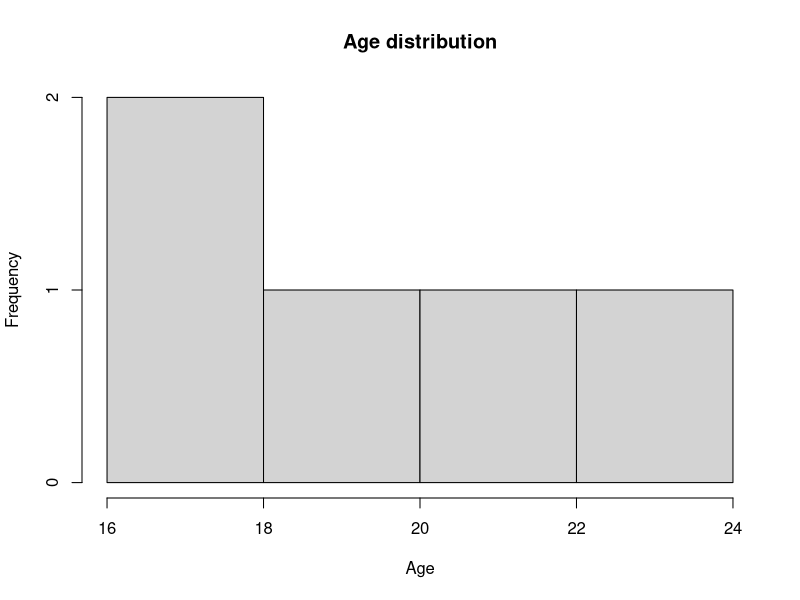
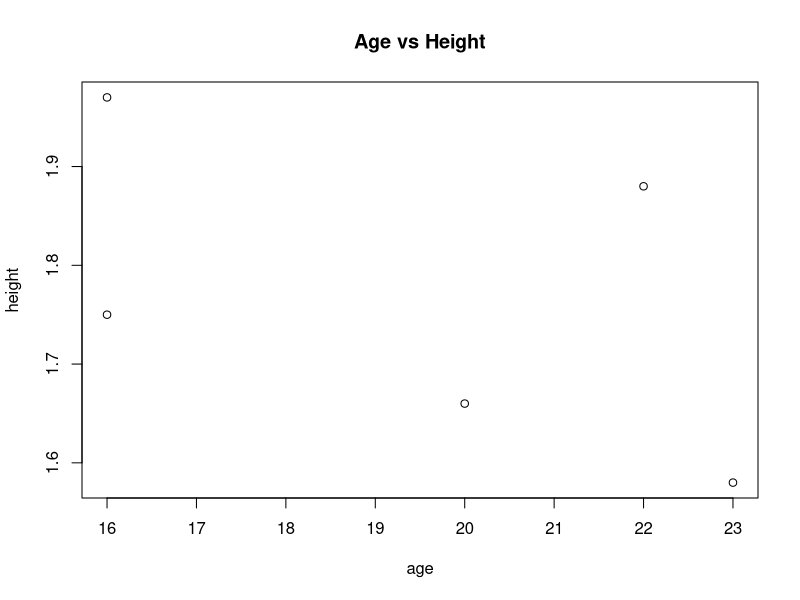
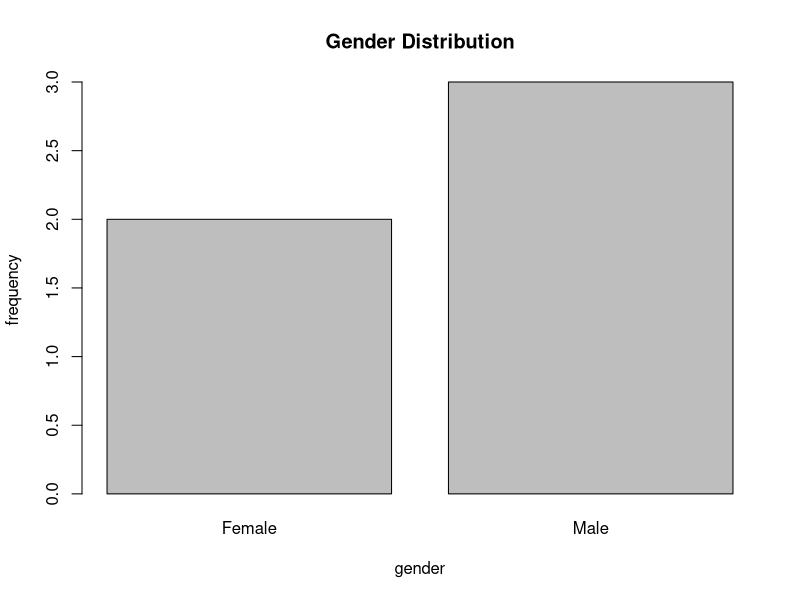
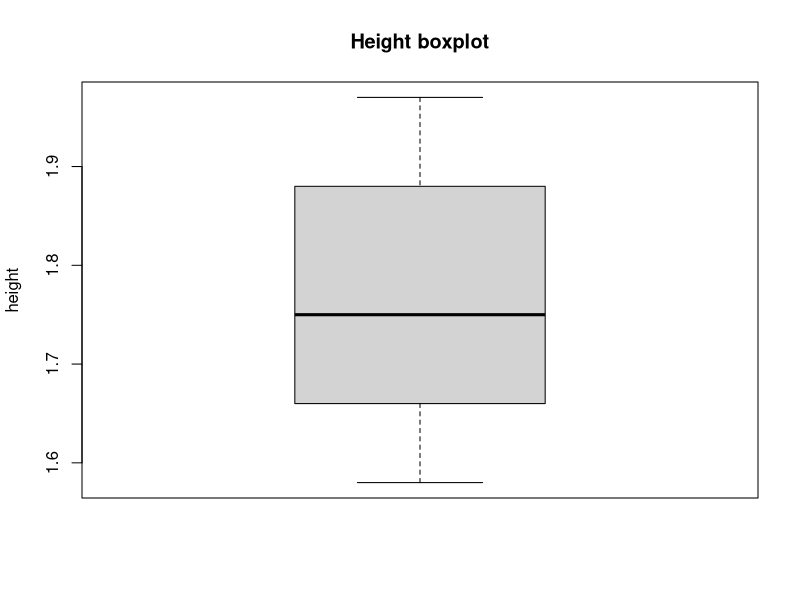
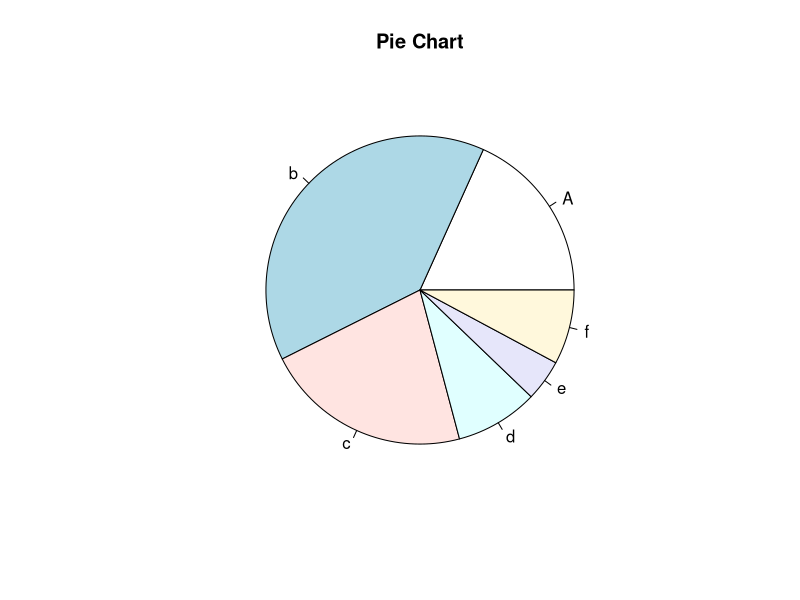
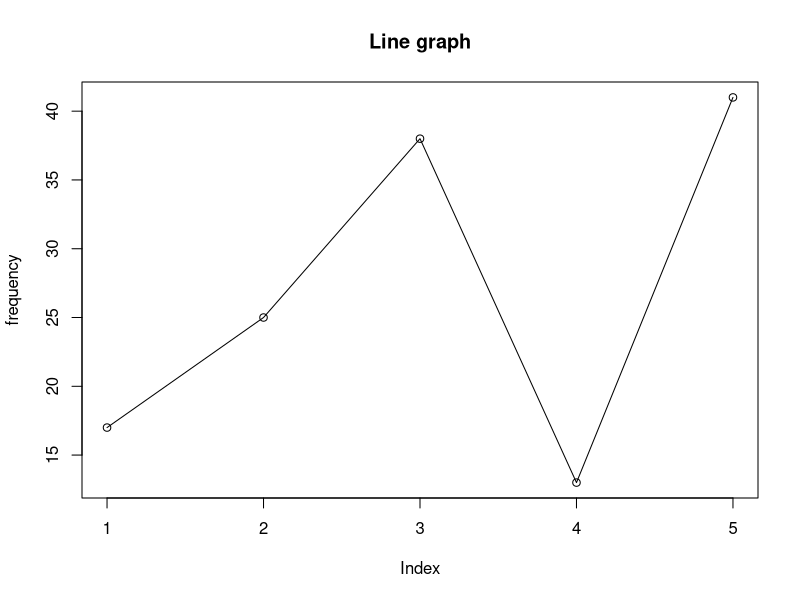
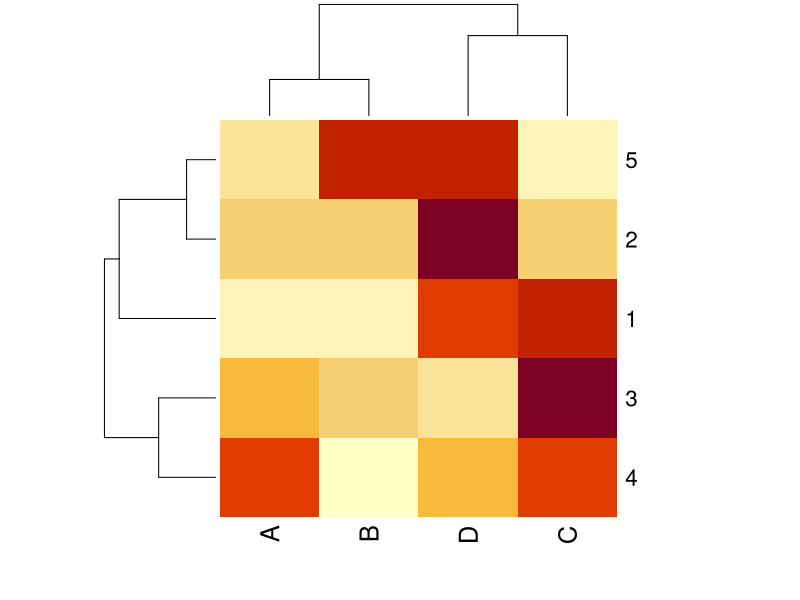
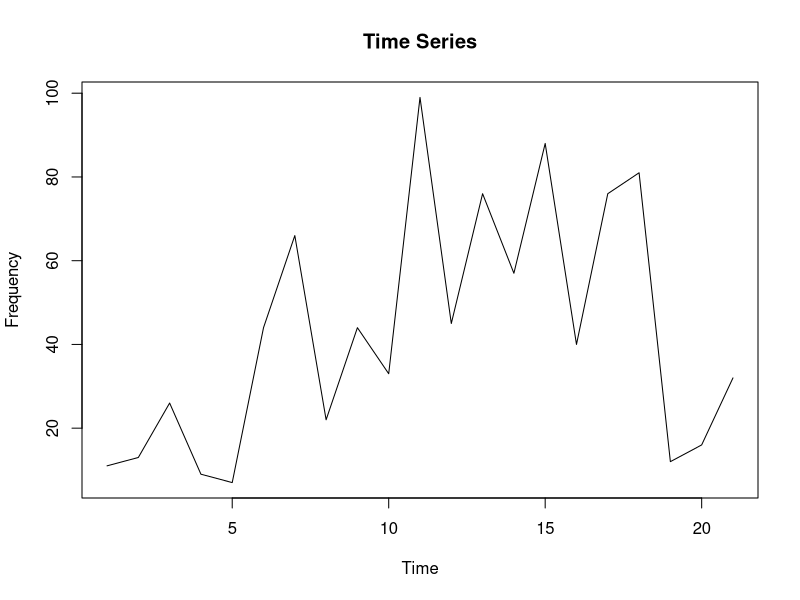

Generate these figures, in order, with R:
# DATA VISUALIZATION IN R

data <- data.frame(
  age = c(16,22,23,16,20),
  gender = c("Male","Male","Female","Male","Female"),
  height = c(1.97, 1.88, 1.58, 1.75, 1.66)
)
head(data)


#Histogram
hist(data$age, main="Age distribution", xlab = "Age")

#Scatter
plot(data$age, data$height, main="Age vs Height", xlab='age', ylab='height')

#Bar plot
barplot(table(data$gender), main="Gender Distribution", xlab="gender", ylab='frequency')

#Box plot
boxplot(data$height, main="Height boxplot", ylab='height')

#Pie chart
pie_data <- c(210,450,250,100,50,90)
names(pie_data) <- c("A",'b','c','d','e','f')
pie(pie_data, labels=names(pie_data), main="Pie Chart")

#Line Graph
line_data <- c(17,25,38,13,41)
plot(line_data, type='o', ylab='frequency', main='Line graph')

#Heatmap
heatmap_data <- data.frame(
  A = c(1,7,3,2,6),
  B = c(1,7,2,0,10),
  C = c(12,7,9,2,5),
  D = c(10,10,1,1,10)
)
heatmap(as.matrix(heatmap_data))

#Time Series
x <- c(11,13,26,9,7,44,66,22,44,33,99,45,76,57,88,40,76,81,12,16,32)
x_ts <- ts(x, start=1, frequency=1)
plot(x_ts, main="Time Series", xlab='Time', ylab='Frequency')



